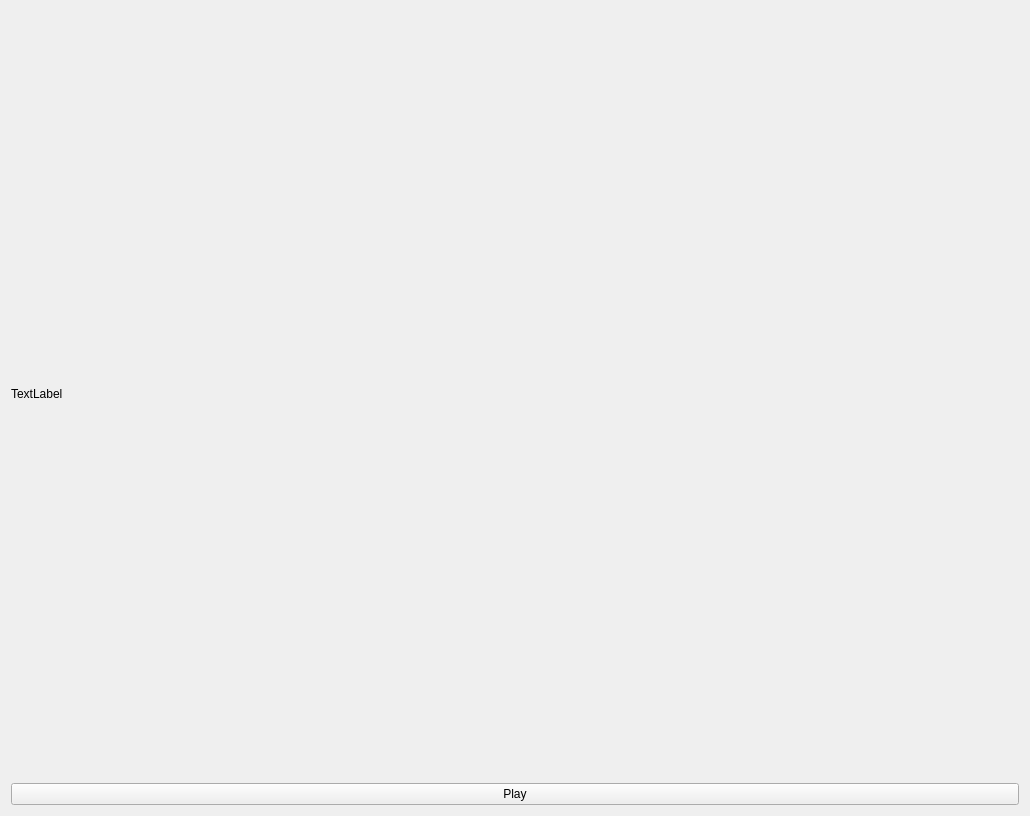
<?xml version="1.0" encoding="UTF-8"?>
<ui version="4.0">
 <class>MainWindow</class>
 <widget class="QMainWindow" name="MainWindow">
  <property name="geometry">
   <rect>
    <x>0</x>
    <y>0</y>
    <width>1030</width>
    <height>816</height>
   </rect>
  </property>
  <property name="windowTitle">
   <string>MainWindow</string>
  </property>
  <widget class="QWidget" name="centralWidget">
   <layout class="QVBoxLayout" name="verticalLayout">
    <item>
     <widget class="QLabel" name="videoLabel">
      <property name="text">
       <string>TextLabel</string>
      </property>
     </widget>
    </item>
    <item>
     <widget class="QPushButton" name="playPushButton">
      <property name="text">
       <string>Play</string>
      </property>
     </widget>
    </item>
   </layout>
  </widget>
 </widget>
 <layoutdefault spacing="6" margin="11"/>
 <resources/>
 <connections/>
</ui>
